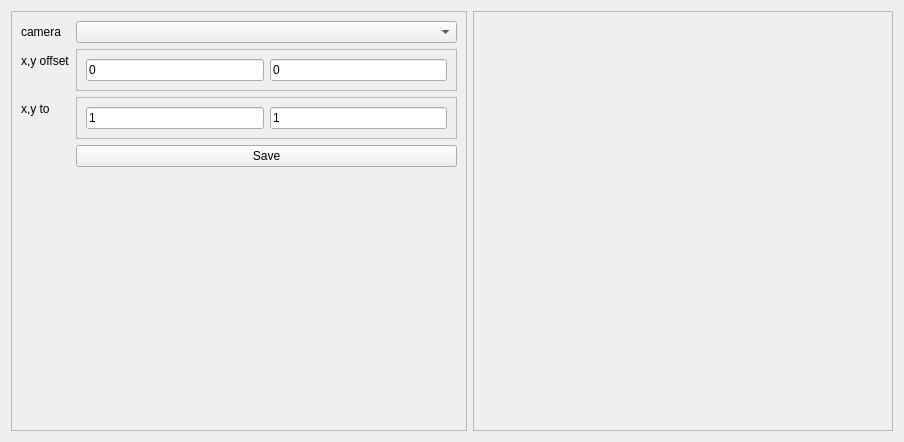
<?xml version="1.0" encoding="UTF-8"?>
<ui version="4.0">
 <class>CameraWidget</class>
 <widget class="QWidget" name="CameraWidget">
  <property name="geometry">
   <rect>
    <x>0</x>
    <y>0</y>
    <width>904</width>
    <height>438</height>
   </rect>
  </property>
  <property name="windowTitle">
   <string>Form</string>
  </property>
  <layout class="QHBoxLayout" name="horizontalLayout_2">
   <item>
    <widget class="QFrame" name="frame">
     <property name="frameShape">
      <enum>QFrame::StyledPanel</enum>
     </property>
     <property name="frameShadow">
      <enum>QFrame::Raised</enum>
     </property>
     <layout class="QFormLayout" name="formLayout">
      <item row="0" column="0">
       <widget class="QLabel" name="label_2">
        <property name="text">
         <string>camera</string>
        </property>
       </widget>
      </item>
      <item row="0" column="1">
       <widget class="QComboBox" name="_camera_selector"/>
      </item>
      <item row="1" column="0">
       <widget class="QLabel" name="label">
        <property name="text">
         <string>x,y offset</string>
        </property>
       </widget>
      </item>
      <item row="1" column="1">
       <widget class="QFrame" name="frame_3">
        <property name="frameShape">
         <enum>QFrame::StyledPanel</enum>
        </property>
        <property name="frameShadow">
         <enum>QFrame::Raised</enum>
        </property>
        <layout class="QHBoxLayout" name="horizontalLayout_3">
         <item>
          <widget class="QLineEdit" name="_x_offset">
           <property name="text">
            <string>0</string>
           </property>
          </widget>
         </item>
         <item>
          <widget class="QLineEdit" name="_y_offset">
           <property name="text">
            <string>0</string>
           </property>
          </widget>
         </item>
        </layout>
       </widget>
      </item>
      <item row="2" column="0">
       <widget class="QLabel" name="label_3">
        <property name="text">
         <string>x,y to</string>
        </property>
       </widget>
      </item>
      <item row="2" column="1">
       <widget class="QFrame" name="frame_4">
        <property name="frameShape">
         <enum>QFrame::StyledPanel</enum>
        </property>
        <property name="frameShadow">
         <enum>QFrame::Raised</enum>
        </property>
        <layout class="QHBoxLayout" name="horizontalLayout_4">
         <item>
          <widget class="QLineEdit" name="_x_to">
           <property name="text">
            <string>1</string>
           </property>
          </widget>
         </item>
         <item>
          <widget class="QLineEdit" name="_y_to">
           <property name="text">
            <string>1</string>
           </property>
          </widget>
         </item>
        </layout>
       </widget>
      </item>
      <item row="3" column="1">
       <widget class="QPushButton" name="_save_button">
        <property name="text">
         <string>Save</string>
        </property>
       </widget>
      </item>
     </layout>
    </widget>
   </item>
   <item>
    <widget class="QFrame" name="frame_2">
     <property name="frameShape">
      <enum>QFrame::StyledPanel</enum>
     </property>
     <property name="frameShadow">
      <enum>QFrame::Raised</enum>
     </property>
     <layout class="QVBoxLayout" name="verticalLayout">
      <item>
       <widget class="QLabel" name="_capture_window">
        <property name="sizePolicy">
         <sizepolicy hsizetype="Fixed" vsizetype="Fixed">
          <horstretch>0</horstretch>
          <verstretch>0</verstretch>
         </sizepolicy>
        </property>
        <property name="minimumSize">
         <size>
          <width>400</width>
          <height>400</height>
         </size>
        </property>
        <property name="maximumSize">
         <size>
          <width>400</width>
          <height>400</height>
         </size>
        </property>
        <property name="text">
         <string/>
        </property>
       </widget>
      </item>
     </layout>
    </widget>
   </item>
  </layout>
 </widget>
 <resources/>
 <connections/>
</ui>
